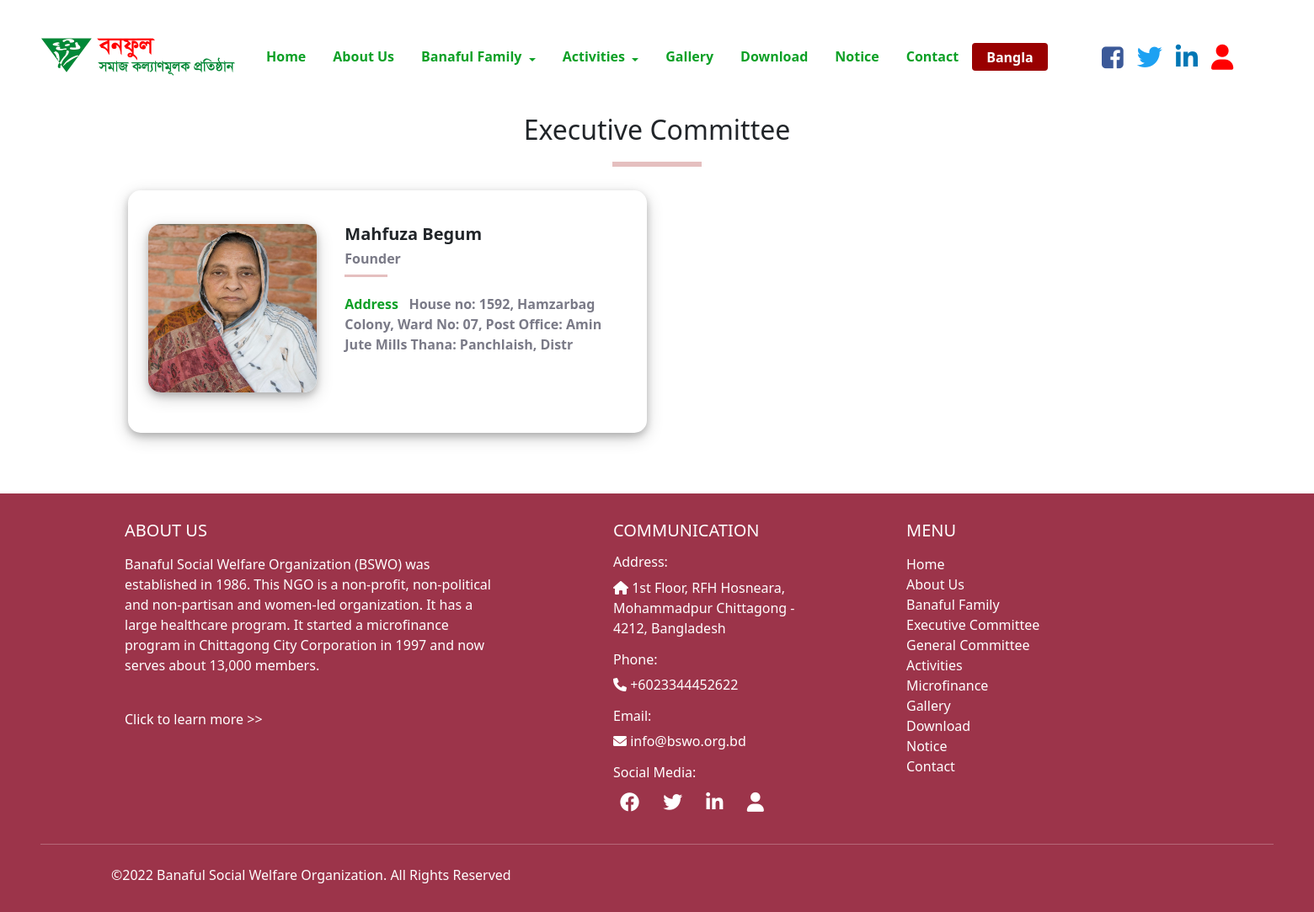
Screenshot of /bswo/executive_committee.php with the database file from the repository.
### tables this page shows
CREATE TABLE `executive` (
  `EC_NAME` varchar(100) NOT NULL,
  `EC_POST` varchar(100) NOT NULL,
  `EC_OCCUP` varchar(100) NOT NULL,
  `EC_EDU` varchar(100) NOT NULL,
  `EC_ADDRESS` varchar(1000) NOT NULL,
  `EC_CODE` int(11) NOT NULL,
  `EC_IMAGE` varchar(100) NOT NULL
);

### bswo/executive_committee.php (the view, shortened to what this page needs)
<?php
include "dbConnection.php";
?>
<html lang="en">
<head>
    <link rel="stylesheet" href="https://cdn.jsdelivr.net/npm/bootstrap@5.1.3/dist/css/bootstrap.min.css">
    <link rel="stylesheet" href="https://cdnjs.cloudflare.com/ajax/libs/font-awesome/6.0.0/css/all.min.css">
    <link href="style.css" rel="stylesheet" type="text/css">
    <link rel="stylesheet" href="https://cdnjs.cloudflare.com/ajax/libs/font-awesome/4.7.0/css/font-awesome.min.css">
</head>
<body class="home">
    <header class="header">
        <nav class="navbar navbar-expand-lg">
            <div class="container-fluid">
                <a class="navbar-brand ms-lg-3 ps-lg-3 pb-lg-0" href="home.php">
                    <img src="images/logo1.png" style="width: 240px; height:135px" alt="logo" class="logo">
                </a>
                <div class="collapse navbar-collapse justify-content-between" id="navbarNavDropdown">
                    <ul class="navbar-nav ms-auto mb-2 mb-lg-0" style="min-width: 1000px;">
                        <li class="nav-item">
                            <a class="nav-link" href="home.php">Home</a>
                        </li>
                        <li class="nav-item">
                            <a class="nav-link" href="about.php">About Us</a>
                        </li>
                        <li class="nav-item dropdown">
                            <a href="#" style="text-decoration: none; display: inline-flex; margin-top: 0.2rem; margin-left: 1rem;">Banaful
                                Family</a>
                            <a class="nav-link dropdown-toggle ps-0" href="#" id="navbarDropdownMenuLink" data-toggle="dropdown" aria-haspopup="true" aria-expanded="false" style="display: inline-flex;">
                            </a>
                        </li>
                        <li class="nav-item dropdown">
                            <a href="activities.php" style="text-decoration: none; display: inline-flex; margin-top: 0.2rem; margin-left: 1rem;">Activities</a>
                            <a class="nav-link dropdown-toggle ps-0" href="#" id="navbarDropdownMenuLink" data-toggle="dropdown" aria-haspopup="true" aria-expanded="false" style="display: inline-flex;">
                            </a>
                        </li>
                        <li class="nav-item">
                            <a class="nav-link" href="gallery.php">Gallery</a>
                        </li>
                        <li class="nav-item">
                            <a class="nav-link" href="download.php">Download</a>
                        </li>
                        <li class="nav-item">
                            <a class="nav-link" href="notice.php">Notice</a>
                        </li>
                        <li class="nav-item">
                            <a class="nav-link" href="contact.php">Contact</a>
                        </li>
                        <li class="nav-item">
                            <button class="btn" type="submit" style="background-color:#990000; color:white; font-weight:bold; padding: .2rem 1rem;">Bangla</button>
                        </li>
                    </ul>
                    <ul class="navbar-nav ms-auto me-lg-5 pe-lg-5" style="font-size: 30px;">
                        <li class="nav-item px-2">
                            <a href="https://www.facebook.com/BSWO.org/" style="color:#3b5998;"> <i class="fa fa-facebook-square"></i> </a>
                        </li>
                        <li class="nav-item px-2">
                            <a href="https://twitter.com/bswo.org" style="color:	#1DA1F2;"> <i class="fab fa-twitter"></i> </a>
                        </li>
                        <li class="nav-item px-2">
                            <a href="https://www.linkedin.com/in/bswo" style="color:#0077b5;"> <i class="fab fa-linkedin-in"></i> </a>
                        </li>
                        <li class="nav-item px-2">
                            <a href="login.php" style="color:	#FF0000;"> <i class="fa-solid fa-user"></i> </a>
                        </li>
                    </ul>
                </div>
            </div>
        </nav>
    </header>
    <div class="container">
        <div class="row justify-content-center text-center">
            <h2 class="mb-3 font-weight-bold">Executive Committee</h2>
            <hr allign="center" style="height:6px; width:8%; background-color:#990000; margin-top: 3px; margin-bottom:20px;">
        </div>
    </div>
    <div class="container">
        <div class="row m-2">
            <?php
            $query = "SELECT * FROM `executive` ORDER BY `executive`.`EC_CODE` ASC";
            $result = mysqli_query($conn, $query);
            while ($row = mysqli_fetch_array($result)) {
            ?>
                <div class="col-lg-6 mb-4">
                    <div class="container p-4 text-center" style="box-shadow: 0 4px 8px 0 rgba(0, 0, 0, 0.2), 0 6px 20px 0 rgba(0, 0, 0, 0.19); border-radius:
                    15px;">
                        <div class="row mt-3">
                            <div class="col-lg-4">
                                <img src="images/executive/<?php echo $row['EC_IMAGE'] ?>" alt="image" class="mb-4" style="width: 200px; height: 200px; box-shadow: 0 4px 8px 0 rgba(0, 0, 0, 0.2), 0 6px 20px 0 rgba(0, 0, 0, 0.19); border-radius:
                            15px;">
                            </div>
                            <div class="col-lg-8 text-start ps-5">
                                <h5 style="font-weight: bold;"><?php echo $row['EC_NAME'] ?></h5>
                                <h6 style="color: #7A7A87; font-weight: 600;"><?php echo $row['EC_POST'] ?></h6>
                                <hr allign="center" style="height:3px; width:15%; background-color:#990000; margin-top: 4px; margin-bottom:20px;">
                                <p style="color: #0da026; font-weight: bold;">Address&nbsp;&nbsp;&nbsp;<span style="color: #7A7A87; font-weight: 600;"><?php echo $row['EC_ADDRESS'] ?></span></p>
                            </div>
                        </div>
                    </div>
                </div>
            <?php } ?>
        </div>
    </div>
    <footer class="text-white py-3 mt-5" style="background-color: #9C344A;">
        <div class="container-fluid me-lg-5 px-lg-5">
            <div class="row px-lg-5">
                <div class="col-md-5 col-lg-5 col-xl-5 mx-auto mt-3" style="padding: 0rem 4rem;">
                    <h5 class="text-uppercase mb-3 font-weight-bold">ABOUT US</h5>
                    <p>Banaful Social Welfare Organization (BSWO) was established in 1986. This NGO is a non-profit,
                        non-political and non-partisan and women-led organization. It has a large healthcare program. It
                        started a microfinance program in Chittagong City Corporation in 1997 and now serves about
                        13,000 members.</p>
                    <br>
                    <p>
                        <a href="about.php" class="text-white" style="text-decoration: none;">Click to learn more >></a>
                    </p>
                </div>
                <div class="col-md-5 col-lg-5 col-xl-3 mx-auto mt-3" style="padding: 0rem 4rem;">
                    <h5 class="text-uppercase mb-3 font-weight-bold">Communication</h5>
                    <p>
                    <h6 class="text-white">Address:</h6>
                    <i class="fas fa-home mr-3"></i> 1st Floor, RFH Hosneara, Mohammadpur Chittagong - 4212, Bangladesh
                    </p>
                    <p>
                    <h6 class="text-white">Phone:</h6>
                    <i class="fas fa-phone mr-3"></i> +6023344452622
                    </p>
                    <p>
                    <h6 class="text-white">Email:</h6>
                    <i class="fas fa-envelope mr-3"></i> info@bswo.org.bd
                    </p>
                    <p>
                    <h6 class="text-white">Social Media:</h6>
                    <ul class="list-unstyled list-inline">
                        <li class="list-inline-item">
                            <a href="https://www.facebook.com/BSWO.org/" class="btn-floating btn-sm text-white" style="font-size: 23px;"><i class="fab fa-facebook"></i></a>
                        </li>
                        <li class="list-inline-item">
                            <a href="https://twitter.com/bswo.org" class="btn-floating btn-sm text-white" style="font-size: 23px;"><i class="fab fa-twitter"></i></a>
                        </li>
                        <li class="list-inline-item">
                            <a href="https://www.linkedin.com/in/bswo" class="btn-floating btn-sm text-white" style="font-size: 23px;"><i class="fab fa-linkedin-in"></i></a>
                        </li>
                        <li class="list-inline-item">
                            <a href="login.php" class="btn-floating btn-sm text-white" style="font-size: 23px;"><i class="fa-solid fa-user"></i></a>
                        </li>
                    </ul>
                    </p>
                </div>
                <div class="col-md-2 col-lg-2 col-xl-4 mx-auto mt-3" style="padding: 0rem 4rem;">
                    <h5 class="text-uppercase mb-3 font-weight-bold">Menu</h5>
                    <p>
                        <a href="home.php" class="text-white" style="text-decoration: none;"> Home</a>
                        <br>
                        <a href="about.php" class="text-white" style="text-decoration: none;"> About Us</a>
                        <br>
                        <a href="staff.php" class="text-white" style="text-decoration: none;"> Banaful Family</a>
                        <br>
                        <a href="executive_committee.php" class="text-white" style="text-decoration: none;"> Executive Committee</a>
                        <br>
                        <a href="general_committee.php" class="text-white" style="text-decoration: none;"> General Committee</a>
                        <br>
                        <a href="activities.php" class="text-white" style="text-decoration: none;"> Activities</a>
                        <br>
                        <a href="microfinance.php" class="text-white" style="text-decoration: none;"> Microfinance</a>
                        <br>
                        <a href="gallery.php" class="text-white" style="text-decoration: none;"> Gallery</a>
                        <br>
                        <a href="download.php" class="text-white" style="text-decoration: none;"> Download</a>
                        <br>
                        <a href="notice.php" class="text-white" style="text-decoration: none;"> Notice</a>
                        <br>
                        <a href="contact.php" class="text-white" style="text-decoration: none;"> Contact</a>
                    </p>
                </div>
            </div>
            <hr class="mb-4">
            <div class="row px-lg-5">
                <div class="col-md-7 col-lg-8 ps-lg-5">
                    <p> ©2022 Banaful Social Welfare Organization. All Rights Reserved
                    </p>
                </div>
                <div class="col-md-5 col-lg-4">
                </div>
            </div>
        </div>
    </footer>
</body>
</html>

### bswo/style.css (style rules this page uses)
.navbar { padding: 0rem 0rem; }
.navbar-brand { padding: 0rem 0rem; }
.navbar-nav .nav-item .nav-link { padding: 0.2rem 1rem; }
.navbar-nav a { color: #0da026; font-weight:bold; }

### rows the page displays
executive: EC_IMAGE (picture), EC_NAME "Mahfuza Begum", EC_POST "Founder", EC_ADDRESS "House no: 1592, Hamzarbag Colony, Ward No: 07, Post Office: Amin Jute Mills Thana: Panchlaish, Distr"
